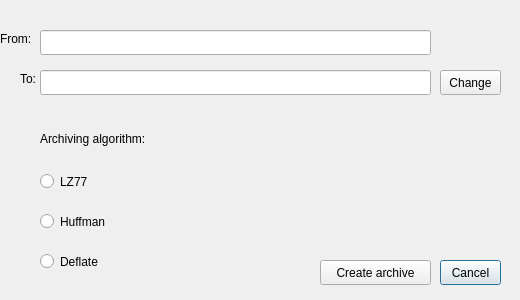
<?xml version="1.0" encoding="UTF-8"?>
<ui version="4.0">
 <class>ArchiveWindow</class>
 <widget class="QDialog" name="ArchiveWindow">
  <property name="geometry">
   <rect>
    <x>0</x>
    <y>0</y>
    <width>520</width>
    <height>300</height>
   </rect>
  </property>
  <property name="windowTitle">
   <string>Dialog</string>
  </property>
  <widget class="QPushButton" name="pushButton_cancel">
   <property name="geometry">
    <rect>
     <x>440</x>
     <y>260</y>
     <width>61</width>
     <height>25</height>
    </rect>
   </property>
   <property name="text">
    <string>Cancel</string>
   </property>
  </widget>
  <widget class="QPushButton" name="pushButton_confirm">
   <property name="geometry">
    <rect>
     <x>320</x>
     <y>260</y>
     <width>111</width>
     <height>25</height>
    </rect>
   </property>
   <property name="text">
    <string>Create archive</string>
   </property>
  </widget>
  <widget class="QPushButton" name="pushButton_change_path">
   <property name="geometry">
    <rect>
     <x>440</x>
     <y>70</y>
     <width>61</width>
     <height>25</height>
    </rect>
   </property>
   <property name="text">
    <string>Change</string>
   </property>
  </widget>
  <widget class="QLineEdit" name="lineEdit_from">
   <property name="geometry">
    <rect>
     <x>40</x>
     <y>30</y>
     <width>391</width>
     <height>25</height>
    </rect>
   </property>
  </widget>
  <widget class="QLineEdit" name="lineEdit_to">
   <property name="geometry">
    <rect>
     <x>40</x>
     <y>70</y>
     <width>391</width>
     <height>25</height>
    </rect>
   </property>
  </widget>
  <widget class="QLabel" name="label">
   <property name="geometry">
    <rect>
     <x>0</x>
     <y>30</y>
     <width>41</width>
     <height>17</height>
    </rect>
   </property>
   <property name="text">
    <string>From:</string>
   </property>
  </widget>
  <widget class="QLabel" name="label_2">
   <property name="geometry">
    <rect>
     <x>20</x>
     <y>70</y>
     <width>21</width>
     <height>17</height>
    </rect>
   </property>
   <property name="text">
    <string>To:</string>
   </property>
  </widget>
  <widget class="QLabel" name="label_3">
   <property name="geometry">
    <rect>
     <x>40</x>
     <y>130</y>
     <width>141</width>
     <height>17</height>
    </rect>
   </property>
   <property name="text">
    <string>Archiving algorithm:</string>
   </property>
  </widget>
  <widget class="QRadioButton" name="radioButton_lz77">
   <property name="geometry">
    <rect>
     <x>40</x>
     <y>170</y>
     <width>61</width>
     <height>23</height>
    </rect>
   </property>
   <property name="text">
    <string>LZ77</string>
   </property>
  </widget>
  <widget class="QRadioButton" name="radioButton_huffman">
   <property name="geometry">
    <rect>
     <x>40</x>
     <y>210</y>
     <width>91</width>
     <height>23</height>
    </rect>
   </property>
   <property name="text">
    <string>Huffman</string>
   </property>
  </widget>
  <widget class="QRadioButton" name="radioButton_deflate">
   <property name="geometry">
    <rect>
     <x>40</x>
     <y>250</y>
     <width>81</width>
     <height>23</height>
    </rect>
   </property>
   <property name="text">
    <string>Deflate</string>
   </property>
  </widget>
 </widget>
 <resources/>
 <connections/>
</ui>
